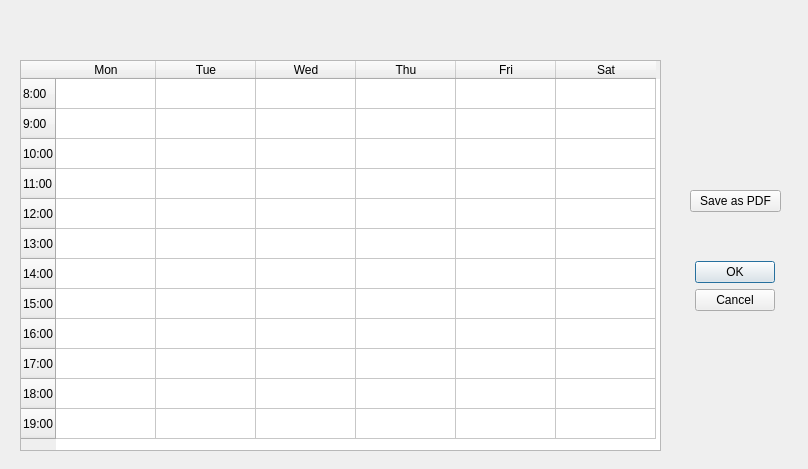
<?xml version="1.0" encoding="UTF-8"?>
<ui version="4.0">
 <class>Calendar</class>
 <widget class="QDialog" name="Calendar">
  <property name="geometry">
   <rect>
    <x>0</x>
    <y>0</y>
    <width>808</width>
    <height>469</height>
   </rect>
  </property>
  <property name="windowTitle">
   <string>Dialog</string>
  </property>
  <widget class="QTableWidget" name="tableWidget">
   <property name="geometry">
    <rect>
     <x>20</x>
     <y>60</y>
     <width>641</width>
     <height>391</height>
    </rect>
   </property>
   <property name="rowCount">
    <number>12</number>
   </property>
   <property name="columnCount">
    <number>6</number>
   </property>
   <row>
    <property name="text">
     <string>8:00</string>
    </property>
   </row>
   <row>
    <property name="text">
     <string>9:00</string>
    </property>
   </row>
   <row>
    <property name="text">
     <string>10:00</string>
    </property>
   </row>
   <row>
    <property name="text">
     <string>11:00</string>
    </property>
   </row>
   <row>
    <property name="text">
     <string>12:00</string>
    </property>
   </row>
   <row>
    <property name="text">
     <string>13:00</string>
    </property>
   </row>
   <row>
    <property name="text">
     <string>14:00</string>
    </property>
   </row>
   <row>
    <property name="text">
     <string>15:00</string>
    </property>
   </row>
   <row>
    <property name="text">
     <string>16:00</string>
    </property>
   </row>
   <row>
    <property name="text">
     <string>17:00</string>
    </property>
   </row>
   <row>
    <property name="text">
     <string>18:00</string>
    </property>
   </row>
   <row>
    <property name="text">
     <string>19:00</string>
    </property>
   </row>
   <column>
    <property name="text">
     <string>Mon</string>
    </property>
   </column>
   <column>
    <property name="text">
     <string>Tue</string>
    </property>
   </column>
   <column>
    <property name="text">
     <string>Wed</string>
    </property>
   </column>
   <column>
    <property name="text">
     <string>Thu</string>
    </property>
   </column>
   <column>
    <property name="text">
     <string>Fri</string>
    </property>
   </column>
   <column>
    <property name="text">
     <string>Sat</string>
    </property>
   </column>
  </widget>
  <widget class="QWidget" name="verticalLayoutWidget">
   <property name="geometry">
    <rect>
     <x>690</x>
     <y>190</y>
     <width>91</width>
     <height>121</height>
    </rect>
   </property>
   <layout class="QVBoxLayout" name="verticalLayout">
    <item>
     <widget class="QPushButton" name="pushButton">
      <property name="text">
       <string>Save as PDF</string>
      </property>
     </widget>
    </item>
    <item>
     <spacer name="verticalSpacer">
      <property name="orientation">
       <enum>Qt::Vertical</enum>
      </property>
      <property name="sizeHint" stdset="0">
       <size>
        <width>86</width>
        <height>38</height>
       </size>
      </property>
     </spacer>
    </item>
    <item>
     <layout class="QHBoxLayout" name="horizontalLayout">
      <item>
       <widget class="QDialogButtonBox" name="buttonBox">
        <property name="orientation">
         <enum>Qt::Vertical</enum>
        </property>
        <property name="standardButtons">
         <set>QDialogButtonBox::Cancel|QDialogButtonBox::Ok</set>
        </property>
       </widget>
      </item>
     </layout>
    </item>
   </layout>
  </widget>
 </widget>
 <resources/>
 <connections>
  <connection>
   <sender>buttonBox</sender>
   <signal>accepted()</signal>
   <receiver>Calendar</receiver>
   <slot>accept()</slot>
   <hints>
    <hint type="sourcelabel">
     <x>248</x>
     <y>254</y>
    </hint>
    <hint type="destinationlabel">
     <x>157</x>
     <y>274</y>
    </hint>
   </hints>
  </connection>
  <connection>
   <sender>buttonBox</sender>
   <signal>rejected()</signal>
   <receiver>Calendar</receiver>
   <slot>reject()</slot>
   <hints>
    <hint type="sourcelabel">
     <x>316</x>
     <y>260</y>
    </hint>
    <hint type="destinationlabel">
     <x>286</x>
     <y>274</y>
    </hint>
   </hints>
  </connection>
 </connections>
</ui>
